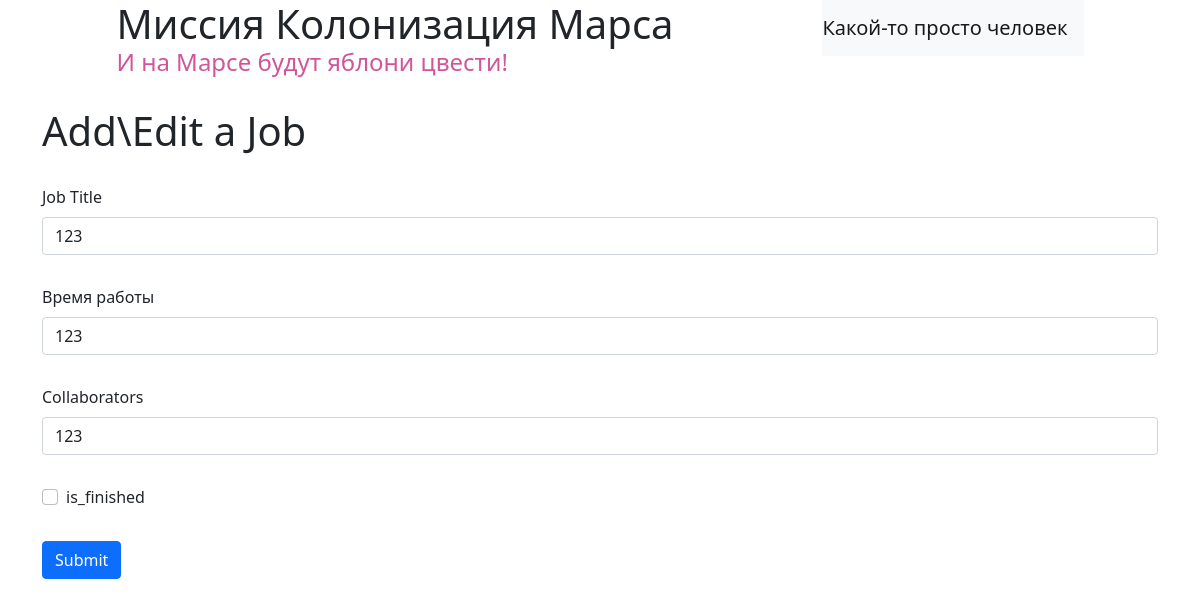
/job/1 (signed in), run on the app's committed database.
### data/users.py (models this page shows, shortened)
class User(SqlAlchemyBase, UserMixin, SerializerMixin):
    __tablename__ = 'users'
    id = sqlalchemy.Column(sqlalchemy.Integer, primary_key=True, autoincrement=True)
    surname = sqlalchemy.Column(sqlalchemy.String, nullable=True)
    name = sqlalchemy.Column(sqlalchemy.String, nullable=True)
    age = sqlalchemy.Column(sqlalchemy.Integer, nullable=True)
    position = sqlalchemy.Column(sqlalchemy.String, nullable=True)
    speciality = sqlalchemy.Column(sqlalchemy.String, nullable=True)
    address = sqlalchemy.Column(sqlalchemy.String, nullable=True)
    email = sqlalchemy.Column(sqlalchemy.String, unique=True, nullable=True)
    hashed_password = sqlalchemy.Column(sqlalchemy.String, nullable=True)
    modified_date = sqlalchemy.Column(sqlalchemy.DateTime, default=datetime.datetime.now)
    jobs = orm.relation("Jobs", back_populates='team_lead')

### data/jobs.py (models this page shows)
class Jobs(SqlAlchemyBase, SerializerMixin):
    __tablename__ = 'jobs'
    id = sqlalchemy.Column(sqlalchemy.Integer, primary_key=True, autoincrement=True)
    team_leader = sqlalchemy.Column(sqlalchemy.Integer, sqlalchemy.ForeignKey("users.id"), nullable=True)
    team_lead = orm.relation('User')
    job = sqlalchemy.Column(sqlalchemy.String, nullable=True)
    work_size = sqlalchemy.Column(sqlalchemy.Integer, nullable=True)
    collaborators = sqlalchemy.Column(sqlalchemy.String, nullable=True)
    start_date = sqlalchemy.Column(sqlalchemy.DateTime, default=datetime.datetime.now)
    is_finished = sqlalchemy.Column(sqlalchemy.Boolean, nullable=True)
    categories = orm.relationship("Category",
                                  secondary="association_table",
                                  back_populates="jobs")

### main.py (the view, shortened to what this page needs)
@app.route("/job/<job_id>", methods=['GET', 'POST'])
def job(job_id):
    url_style = url_for('static', filename='css/style.css')
    form = JobForm()
    if request.method == "GET":
        db_sess = db_session.create_session()
        jobs = db_sess.query(Jobs).filter(Jobs.id == job_id, Jobs.team_leader.in_([current_user.id, 1])).first()
        if jobs:
            form.job.data = jobs.job
            form.work_size.data = jobs.work_size
            form.collaborators.data = jobs.collaborators
            form.is_finished.data = jobs.is_finished
        else:
            abort(404)
    return render_template("job.html", url_style=url_style, form=form)

### forms/job.py
class JobForm(FlaskForm):
    job = StringField('Job Title', validators=[DataRequired()])
    work_size = IntegerField('Время работы', validators=[DataRequired()])
    collaborators = StringField('Collaborators', validators=[DataRequired()])
    is_finished = BooleanField('Is job finished?')
    submit = SubmitField('Submit')

### data/db_session.py (called while the page is built)
def create_session() -> Session:
    global __factory
    return __factory()

### main.py (called while the page is built)
@login_manager.user_loader
def load_user(user_id):
    db_sess = db_session.create_session()
    return db_sess.query(User).get(user_id)

### templates/job.html (shortened to what this page needs)
{% extends "base.html" %}
{% block content %}
<div class="container">
    <h1 class="h1-job">Add\Edit a Job</h1>
    <form action="" method="post" novalidate>
        {% for field in form if field.name not in ['csrf_token', 'submit', 'is_finished'] %}
            <div class="form-outline form">
                <label class="form-label" for="form12">{{ field.label() }}</label>
                {{ field(class='form-control', id='form1', type='text') }}
            </div>
        {% endfor %}
        <div class="form-check form">
            {{ form.is_finished(class="form-check-input", type="checkbox", id='finish')}}
            <label class="form-check-label" for="finish">
            {{ form.is_finished.name }}
            </label>
        </div>
        {{ form.submit(class='btn btn-primary btn-main form')}}
    </form>
</div>
{% endblock %}

### templates/base.html (shortened to what this page needs)
<!DOCTYPE html>
<html lang="en">
    <head>
        <link href="https://cdn.jsdelivr.net/npm/bootstrap@5.0.2/dist/css/bootstrap.min.css" rel="stylesheet">
        <link
            rel="stylesheet"
            type="text/css"
            href="{{ url_style }}"
        />
    </head>
    <body>
        <header>
            <div class="container flex">
                <div>
                    <h1 class="h1-main">Миссия Колонизация Марса</h1>
                    <h4 class="h4-main">И на Марсе будут яблони цвести!</h4>
                </div>
                <div class="login-div">
                     <nav class="navbar navbar-light bg-light">
                        {% if current_user.is_authenticated %}
                        <a class="navbar-brand" href="/logout">{{ current_user.name }}</a>
                        {% else %}
                        <p>
                            <a class="btn btn-primary " href="/register">Зарегистрироваться</a>
                            <a class="btn btn-success" href="/login">Войти</a>
                        </p>
                        {% endif %}
                    </nav>
                </div>
            </div>
        </header>
        {% block content %}{% endblock %}
    </body>
</html>

### static/css/style.css (style rules this page uses)
h1, h2, h3, h4, p { margin: 0; padding: 0; }
.h1-job { margin-top: 30px; }
.h1-main { text-align: center; }
.h4-main { color: #d0559a; }
.flex { display: flex; justify-content: space-around; }
.form { margin-top: 30px; }

### data on the page
User: name "Какой-то просто человек"
Jobs: job "123" "123" "123"

### other printed values
{{ field.label() }} "Job Title" "Время работы" "Collaborators"
